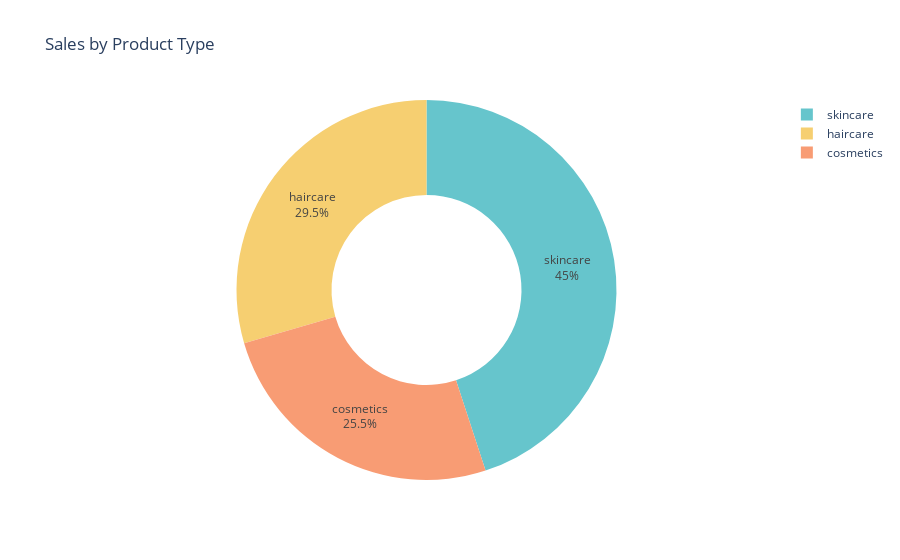

Source (notebook cell):
### Code cell
sales_data = data.groupby('Product type')['Number of products sold'].sum().reset_index()

pie_chart = px.pie(sales_data, values='Number of products sold', names='Product type', 
                   title='Sales by Product Type', 
                   hover_data=['Number of products sold'],
                   hole=0.5,
                   color_discrete_sequence=px.colors.qualitative.Pastel)
                   
pie_chart.update_traces(textposition='inside', textinfo='percent+label')
pie_chart.show()

### Figure 1 — Plotly figure (JSON) as saved in the notebook; plotly's stock layout.template omitted (floating-point values rounded to 4 significant figures)
{"data": [{"customdata": [[11757], [13611], [20731]], "domain": {"x": [0, 1], "y": [0, 1]}, "hole": 0.5, "hovertemplate": "Product type=%{label}<br>Number of products sold=%{customdata[0]}<extra></extra>", "labels": ["cosmetics", "haircare", "skincare"], "legendgroup": "", "name": "", "showlegend": true, "textinfo": "percent+label", "textposition": "inside", "type": "pie", "values": [11757, 13611, 20731]}], "layout": {"legend": {"tracegroupgap": 0}, "piecolorway": ["rgb(102, 197, 204)", "rgb(246, 207, 113)", "rgb(248, 156, 116)", "rgb(220, 176, 242)", "rgb(135, 197, 95)", "rgb(158, 185, 243)", "rgb(254, 136, 177)", "rgb(201, 219, 116)", "rgb(139, 224, 164)", "rgb(180, 151, 231)", "rgb(179, 179, 179)"], "title": {"text": "Sales by Product Type"}}}
